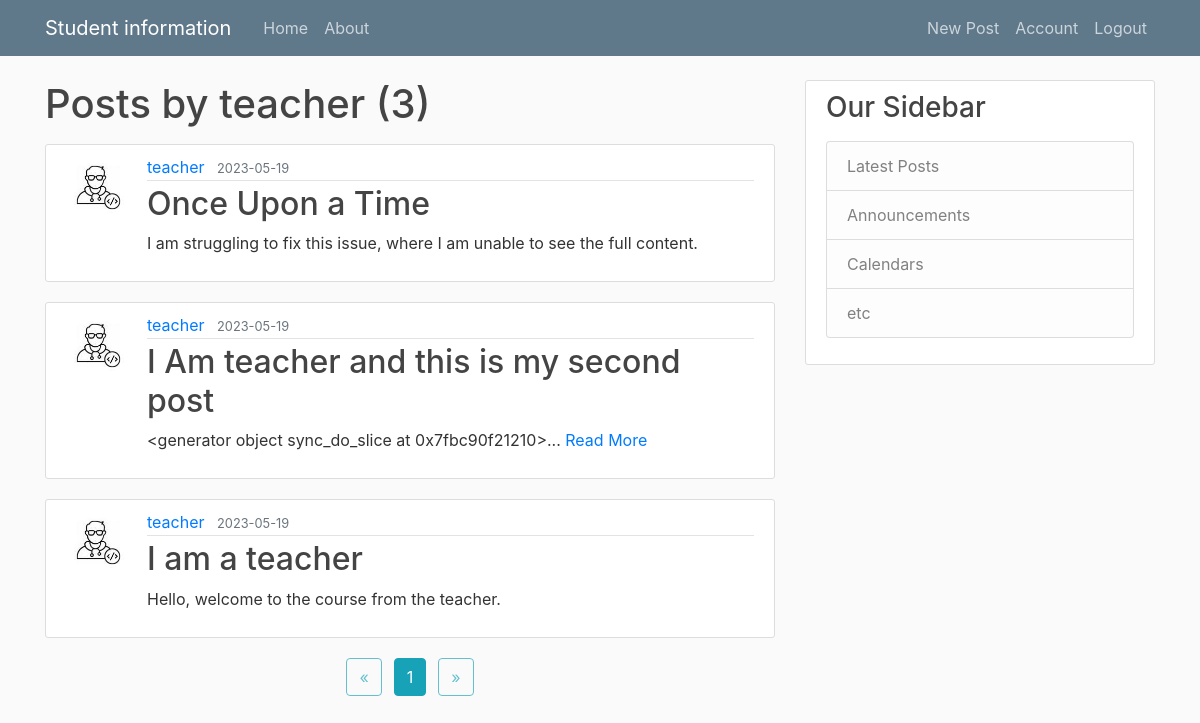
Page /user/teacher (signed in) on the committed database.
### pythonproject/models.py (models this page shows, shortened)
class User(db.Model, UserMixin):
    id = db.Column(db.Integer, primary_key=True)
    username = db.Column(db.String(20), unique=True, nullable=False)
    email = db.Column(db.String(120), unique=True, nullable=False)
    image_file = db.Column(db.String(20), nullable=False, default='default.jpg')
    password = db.Column(db.String(60), nullable=False)
    posts = db.relationship('Post', backref='author', lazy= "dynamic")
    role = db.Column(db.String(20), nullable=False, default='student')

class Post (db.Model):
    id  = db.Column(db.Integer, primary_key=True)
    title = db.Column(db.String(100), nullable=False)
    date_posted = db.Column(db.DateTime, nullable=False, default=datetime.utcnow)
    content = db.Column(db.Text, nullable=False)
    user_id = db.Column(db.Integer, db.ForeignKey('user.id'), nullable=False)

### pythonproject/users/routes.py (the view)
@users.route("/user/<string:username>")
def user_posts(username):
    page = request.args.get('page', 1, type=int)
    user = User.query.filter_by(username=username).first_or_404()
    posts = Post.query.filter_by(author=user)\
        .order_by(Post.date_posted.desc())\
        .paginate(page =page, per_page=5)
    return render_template('user_posts.html', posts = posts, user=user)

### pythonproject/models.py (called while the page is built)
@login_manager.user_loader
def load_user(user_id):
    return User.query.get(int(user_id))

### pythonproject/templates/user_posts.html
{% extends "layout.html" %}
{% block content %}
    <h1 class="mb-3">Posts by {{ user.username }} ({{ posts.total }})</h1>
    <div class="posts-container">
        {% for post in posts.items %}
            <article class="media content-section">
                <img class="rounded-circle article-img" src="{{ url_for('static', filename='profile_pics/' + post.author.image_file) }}">
                <div class="media-body">
                    <div class="article-metadata">
                        <a class="mr-2" href="{{ url_for('users.user_posts', username=post.author.username) }}">{{ post.author.username }}</a>
                        <small class="text-muted">{{ post.date_posted.strftime('%Y-%m-%d') }}</small>
                    </div>
                    <h2><a class="article-title" href="{{ url_for('posts.post', post_id=post.id) }}">{{ post.title }}</a></h2>
                    <p class="article-content">{% if post.content|length > 100 %}{{ post.content|slice(0, 100) }}... <a class="article-read-more" href="{{ url_for('posts.post', post_id=post.id) }}">Read More</a>{% else %}{{ post.content }}{% endif %}</p>
                </div>
            </article>
        {% endfor %}
    </div>
    <div class="pagination-container">
        <div class="pagination justify-content-center">
            {% if posts.has_prev %}
                <a class="btn btn-outline-info mb-4 mr-2" href="{{ url_for('users.user_posts', username=user.username, page=posts.prev_num) }}">&laquo;</a>
            {% else %}
                <span class="btn btn-outline-info mb-4 mr-2 disabled">&laquo;</span>
            {% endif %}
            {% for page_num in posts.iter_pages(left_edge=1, right_edge=1, left_current=1, right_current=2) %}
                {% if page_num %}
                    {% if posts.page == page_num %}
                        <a class="btn btn-info mb-4 mx-1" href="{{ url_for('users.user_posts', username=user.username, page=page_num) }}"> {{ page_num }} </a>
                    {% else %}
                        <a class="btn btn-outline-info mb-4 mx-1" href="{{ url_for('users.user_posts', username=user.username, page=page_num) }}"> {{ page_num }} </a>
                    {% endif %}
                {% else %}
                    <span class="btn btn-outline-info mb-4 mx-1 disabled">...</span>
                {% endif %}
            {% endfor%}
            {% if posts.has_next %}
                <a class="btn btn-outline-info mb-4 ml-2" href="{{ url_for('users.user_posts', username=user.username, page=posts.next_num) }}">&raquo;</a>
            {% else %}
                <span class="btn btn-outline-info mb-4 ml-2 disabled">&raquo;</span>
            {% endif %}
        </div>
    </div>
{% endblock content %}

### pythonproject/static/main.css (style rules this page uses)
body { background: #fafafa; color: #333333; margin-top: 5rem; }
h1, h2, h3, h4, h5, h6 { color: #444444; }
.content-section { background: #ffffff; padding: 10px 20px; border: 1px solid #dddddd; border-radius: 3px; margin-bottom: 20px; }
.article-title { color: #444444; }
.article-content { white-space: pre-line; }
.article-img { height: 65px; width: 65px; margin-right: 16px; }
.article-metadata { padding-bottom: 1px; margin-bottom: 4px; border-bottom: 1px solid #e3e3e3 }

### rows in the picture
User: username "teacher"
Post: image_file (picture), author.username "teacher", date_posted "2023-05-19", title "Once Upon a Time", content "I am struggling to fix this issue, where I am unable to see the full content."
Post: image_file (picture), author.username "teacher", date_posted "2023-05-19", title "I Am teacher and this is my second post", content "<generator object sync_do_slice at 0x7fbc90f21210>"
Post: image_file (picture), author.username "teacher", date_posted "2023-05-19", title "I am a teacher", content "Hello, welcome to the course from the teacher."

### other values in the picture
{{ posts.total }} "3"
{{ page_num }} "1"
